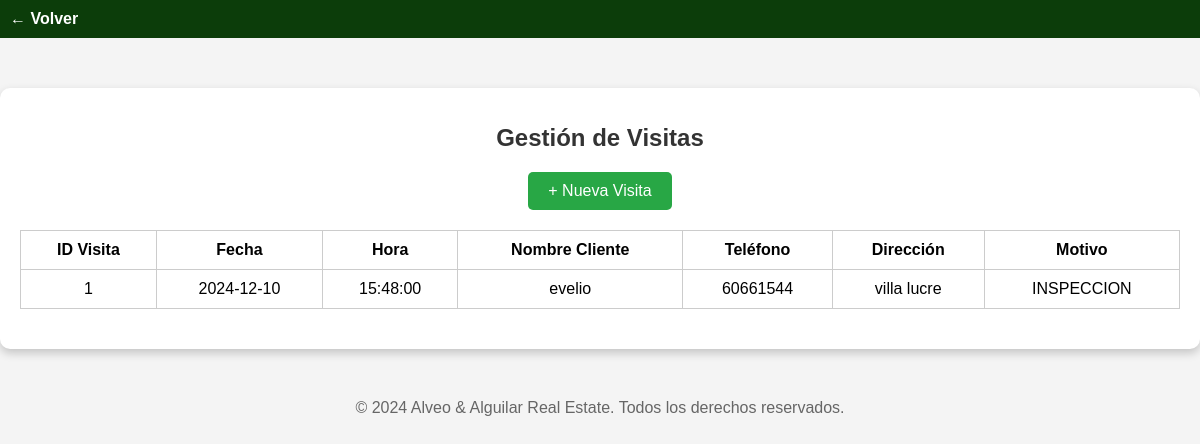
/PROYECTO/Gvisitas.php (signed in), run on the app's committed database.
### tables this page shows
CREATE TABLE `visitas` (
  `ID_VISITA` int(11) NOT NULL,
  `CEDULA_C` varchar(20) DEFAULT NULL,
  `ID_PROPIEDAD` int(11) DEFAULT NULL,
  `FECHA_VISITA` date DEFAULT NULL,
  `HORA` time DEFAULT NULL,
  `MOTIVO_VISITA` varchar(255) DEFAULT NULL
);

CREATE TABLE `clientes` (
  `CEDULA` varchar(20) NOT NULL,
  `NOMBRE` varchar(50) DEFAULT NULL,
  `APELLIDO` varchar(50) DEFAULT NULL,
  `DIRECCION` varchar(100) DEFAULT NULL,
  `NUMERO_T` varchar(15) DEFAULT NULL,
  `CORREO` varchar(50) DEFAULT NULL,
  `FECHA_NACIMIENTO` date DEFAULT NULL
);

### PROYECTO/Gvisitas.php (the view, shortened to what this page needs)
<?php
include 'conexion.php';
$sql_visitas = "
    SELECT v.ID_VISITA, v.FECHA_VISITA, v.HORA, v.MOTIVO_VISITA, c.NOMBRE, c.NUMERO_T, c.DIRECCION
    FROM VISITAS v
    INNER JOIN CLIENTES c ON v.CEDULA_C = c.CEDULA
    ORDER BY v.FECHA_VISITA DESC, v.HORA DESC";
$result_visitas = $conn->query($sql_visitas);
?>
<!DOCTYPE html>
<html lang="es">
<head>
</head>
<body>
    <header>
        <a href="dashboard_usuario.php">← Volver</a>
    </header>
    <div class="container">
        <h1>Gestión de Visitas</h1>
        <a href="crear_visita.php" class="new-visit">+ Nueva Visita</a>
        <table>
            <thead>
                <tr>
                    <th>ID Visita</th>
                    <th>Fecha</th>
                    <th>Hora</th>
                    <th>Nombre Cliente</th>
                    <th>Teléfono</th>
                    <th>Dirección</th>
                    <th>Motivo</th>
                </tr>
            </thead>
            <tbody>
                <?php if ($result_visitas->num_rows > 0) : ?>
                    <?php while ($row = $result_visitas->fetch_assoc()) : ?>
                        <tr>
                            <td><?php echo htmlspecialchars($row['ID_VISITA']); ?></td>
                            <td><?php echo htmlspecialchars($row['FECHA_VISITA']); ?></td>
                            <td><?php echo htmlspecialchars($row['HORA']); ?></td>
                            <td><?php echo htmlspecialchars($row['NOMBRE']); ?></td>
                            <td><?php echo htmlspecialchars($row['NUMERO_T']); ?></td>
                            <td><?php echo htmlspecialchars($row['DIRECCION']); ?></td>
                            <td><?php echo htmlspecialchars($row['MOTIVO_VISITA']); ?></td>
                        </tr>
                    <?php endwhile; ?>
                <?php else : ?>
                    <tr>
                        <td colspan="7">No hay visitas programadas.</td>
                    </tr>
                <?php endif; ?>
            </tbody>
        </table>
    </div>
    <footer>© <?php echo date("Y"); ?> Alveo & Alguilar Real Estate. Todos los derechos reservados.</footer>
</body>
</html>

### PROYECTO/Gvisitas.php (style rules this page uses)
body { font-family: Arial, sans-serif; margin: 0; padding: 0; background-color: #f4f4f4; }
header { background-color: #0c3d0a; color: white; padding: 10px; display: flex; justify-content: space-between; align-items: center; }
header a { text-decoration: none; color: white; font-weight: bold; }
.container { max-width: 1200px; margin: 50px auto; padding: 20px; background: #fff; border-radius: 10px; box-shadow: 0 4px 10px rgba(0, 0, 0, 0.2); }
h1 { text-align: center; margin-bottom: 20px; font-size: 24px; color: #333; }
.new-visit { display: block; width: fit-content; margin: 20px auto; padding: 10px 20px; background-color: #28a745; color: white; text-align: center; text-decoration: none; border-radius: 5px; font-size: 16px; }
table { width: 100%; border-collapse: collapse; margin-bottom: 20px; }
table, th, td { border: 1px solid #ccc; }
th, td { padding: 10px; text-align: center; }
footer { text-align: center; margin-top: 20px; color: #666; }

### data on the page
visitas: ID_VISITA "1", FECHA_VISITA "2024-12-10", HORA "15:48:00", CEDULA_C.NOMBRE "evelio", CEDULA_C.NUMERO_T "60661544", CEDULA_C.DIRECCION "villa lucre", MOTIVO_VISITA "INSPECCION"
